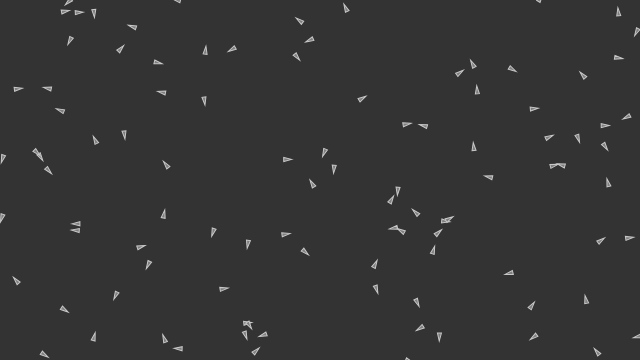
Frame 1 (no input)
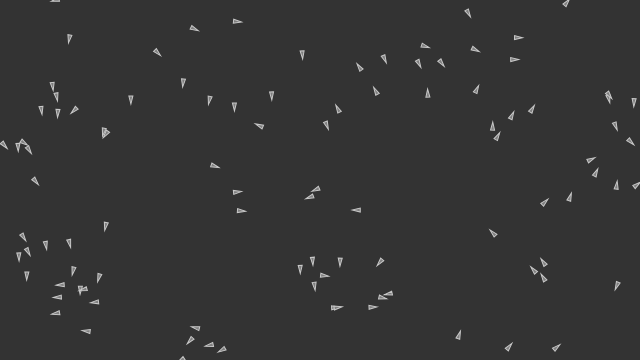
Frame 60 (no input)
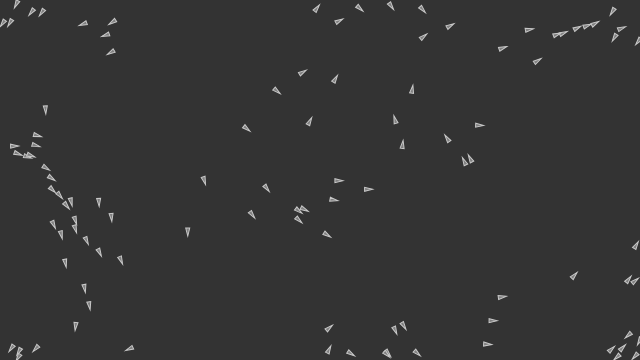
Frame 120 (the mouse pressed at the canvas centre since frame 60)

The p5.js sketch that drew these frames (run headless with seeded random() and noise() and a simulated clock; from frame 60 on, the mouse is pressed at the canvas centre):

// p5.js sketch
// ── sketch.js
const flock = [];

let alignSlider, cohesionSlider, seperationSlider;

function setup() {
  createCanvas(640, 360);
  alignSlider = createSlider(0, 5, 1, 0.1);
  cohesionSlider = createSlider(0, 5, 1, 0.1);
  seperationSlider = createSlider(0, 5, 1, 0.1);
  for (let i = 0; i < 100; i++)
    flock.push(new Boid(random(width), random(height)));
}

function draw() {
  background(51);
  for (let boid of flock) {
    boid.edges();
    boid.flock(flock);
    boid.update();
    boid.show();
  }
}

function mousePressed() {
  for(let i = 0; i < 3; i++)
    flock.push(new Boid(mouseX, mouseY));
}

// ── boid.js
class Boid {
    constructor(x, y) {
        this.position = createVector(x, y);
        this.velocity = p5.Vector.random2D();
        this.velocity.setMag(random(2, 4));
        this.acceleration = createVector();
        this.r = 2.0;
        this.maxForce = 0.05;
        this.maxSpeed = 3;
    }

    edges() {
        if(this.position.x > width) {
            this.position.x = 0;
        } else if(this.position.x < 0) {
            this.position.x = width;
        }
        if(this.position.y > height) {
            this.position.y = 0;
        } else if(this.position.y < 0) {
            this.position.y = height;
        }
    }

    align(boids) {
        let perceptionRadius = 50;
        let steering = createVector();
        let total = 0;
        for(let other of boids) {
            let d = dist(this.position.x, this.position.y, other.position.x, other.position.y);
            if(d < perceptionRadius && other != this) {
                steering.add(other.velocity);
                total++;
            }
            
        }
        if (total > 0) {
            steering.div(total);
            steering.setMag(this.maxSpeed); 
            steering.sub(this.velocity);
            steering.limit(this.maxForce);
        }
        return steering;
    }

    cohesion(boids) {
        let perceptionRadius = 50;
        let steering = createVector();
        let total = 0;
        for(let other of boids) {
            let d = dist(this.position.x, this.position.y, other.position.x, other.position.y);
            if(d < perceptionRadius && other != this) {
                steering.add(other.position);
                total++;
            }
            
        }
        if (total > 0) {
            steering.div(total);
            steering.sub(this.position); 
            steering.setMag(this.maxSpeed);           
            steering.sub(this.velocity);
            steering.limit(this.maxForce);
        }
        return steering;
    }

    seperation(boids) {
        let perceptionRadius = 50;
        let steering = createVector();
        let total = 0;
        for(let other of boids) {
            let d = dist(this.position.x, this.position.y, other.position.x, other.position.y);
            if(d < perceptionRadius && d > 0) {
                let diff = p5.Vector.sub(this.position, other.position);
                diff.div(d);
                steering.add(diff);
                total++;
            }
            
        }
        if (total > 0) {
            steering.div(total); 
            steering.setMag(this.maxSpeed);           
            steering.sub(this.velocity);
            steering.limit(this.maxForce);
        }
        return steering;
    }

    flock(boids) {
        let alignment = this.align(boids);
        let cohesion = this.cohesion(boids);
        let seperation = this.seperation(boids);

        seperation.mult(seperationSlider.value());
        alignment.mult(alignSlider.value());
        cohesion.mult(cohesionSlider.value());

        this.acceleration.add(seperation);
        this.acceleration.add(alignment);
        this.acceleration.add(cohesion);
    }


    update() {
        this.position.add(this.velocity);
        this.velocity.add(this.acceleration);
        this.velocity.limit(this.maxSpeed);
        this.acceleration.mult(0);
    }

    show() {
        // stroke(255);
        // strokeWeight(8);
        // point(this.position.x, this.position.y);  
        let theta = this.velocity.heading() + PI / 2;
        fill(127);
        stroke(200);
        push();
        translate(this.position.x, this.position.y);
        rotate(theta);
        beginShape();
        vertex(0, -this.r * 2);
        vertex(-this.r, this.r * 2);
        vertex(this.r, this.r * 2);
        endShape(CLOSE);
        pop();
               
    }
}
